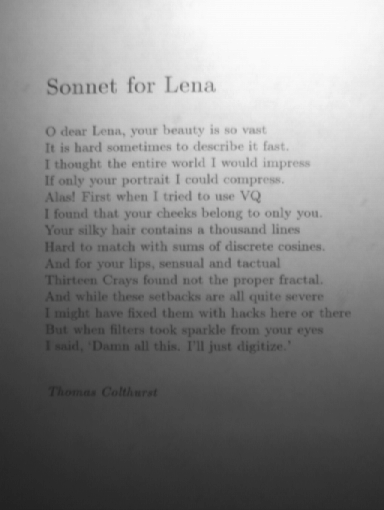
#> input picture Tresholding/question_3.png, 384 x 510 px
$ jupyter execute --allow-errors Tresholding.ipynb
#> lines starting #> are read from the running program, lines starting #| are printed output that depends on the picture; after the words box and inside, x2 and y2 are one past the last pixel; in counts of white or black regions, pixels touching at a corner belong together
[cell 1]
import cv2
import numpy as np
from matplotlib import pyplot as plt


img= cv2.imread('question_3.png')
#> img is the input picture: shape (510, 384, 3); min 33, max 251, mean 133.6
img = cv2.cvtColor(img, cv2.COLOR_BGR2GRAY)
#> img: shape (510, 384)
img_out= img.copy()


plt.axis("on")
plt.hist(img.ravel(),256,[0,256])
plt.show()
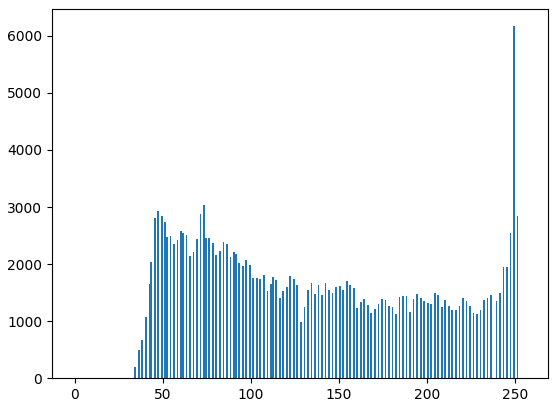
#> figure drawn by matplotlib, 1 panel; tallest bar 6170 high, from x = 249 to 250


row, col = img.shape
#> row = 510; col = 384

f1 = 120#50
f2 = 250#100

for y in range(0,col):
    for x in range(0,row):
        if (f1 <= img[x,y] and img[x,y] <= f2):
            img_out[x,y] = 255

        else:
            img_out[x,y] = 0
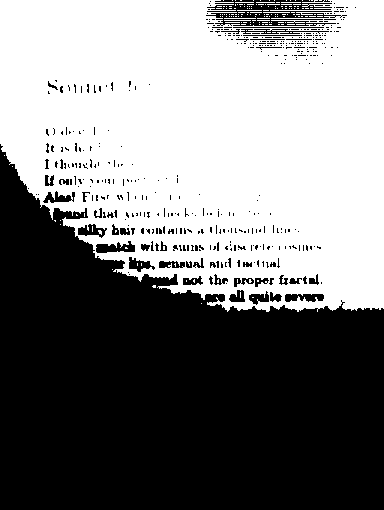
#> img_out: shape (510, 384); 49.9% white; 181 white regions (175 under 20 px), largest, box (x1, y1, x2, y2) and area: (0, 0, 384, 312) 97141, (224, 18, 256, 19) 32, (263, 12, 290, 13) 27, (224, 20, 251, 21) 27, (237, 10, 262, 11) 25, (281, 2, 301, 3) 20

cv2.imshow('Coverted Image',img_out)
cv2.waitKey(0)
cv2.destroyAllWindows()

[cell 2]
import cv2
import numpy as np
from matplotlib import pyplot as plt

inputt = cv2.imread('thresh3.png')
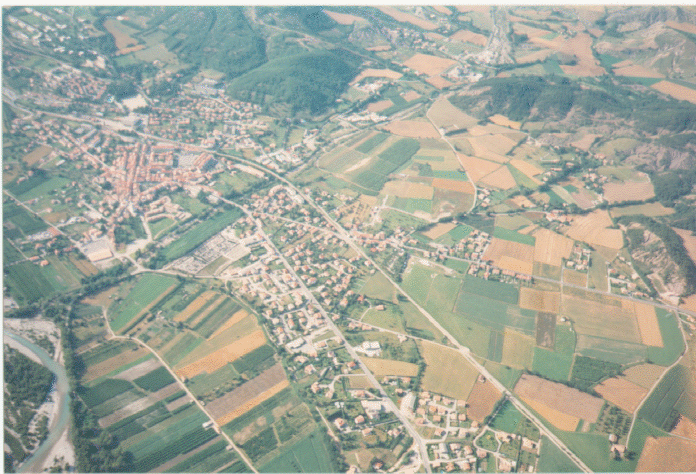
#> input picture Tresholding/thresh3.png, 696 x 474 px
#> inputt is the input picture: shape (474, 696, 3); mean B, G, R 155.5, 167.3, 162.6

img2 = inputt.copy()
row,cols,channels = img2.shape
#> row = 474; cols = 696; channels = 3

for i in range(row):
    for j in range (cols):
        if  133 < img2[i][j][0] and img2[i][j][0] < 186 and 158 < img2[i][j][1] and img2[i][j][1] < 201 and 211 < img2[i][j][2] and img2[i][j][2] < 238 or (img2[i][j][0] == [199 ,203, 233]).all():
            img2[i][j] = img2[i][j]
        else:
            img2[i][j] = 0
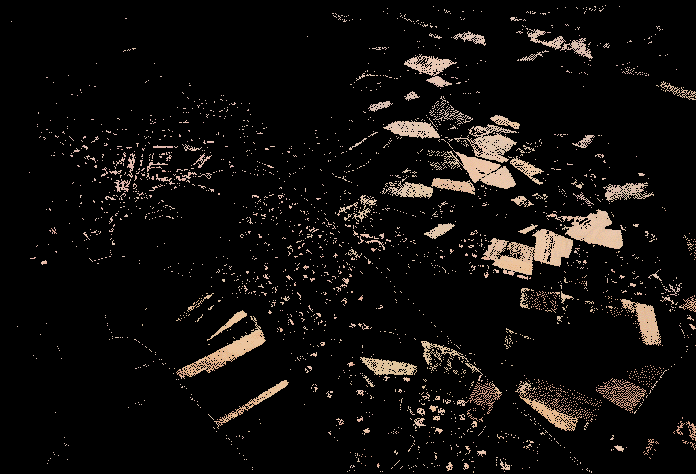
#> img2: shape (474, 696, 3); mean B, G, R 12.1, 13.9, 16.5

edges = cv2.Canny(inputt,1,200)
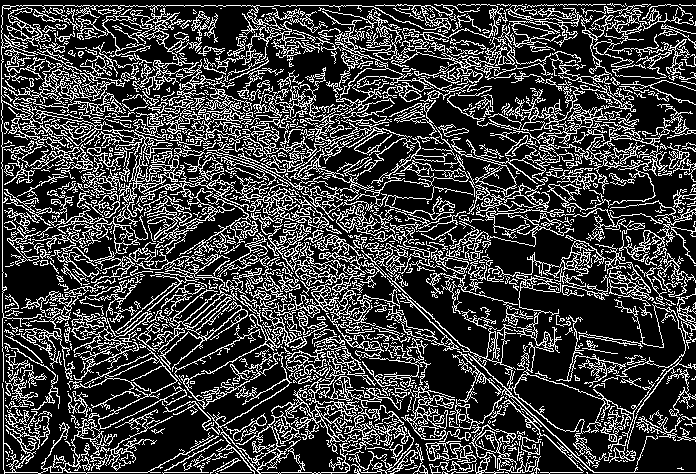
#> edges: shape (474, 696); 24.7% white in thin lines or dots

color = ('b','g','r')
for i,col in enumerate(color):
    histr = cv2.calcHist([inputt],[i],None,[256],[0,256])
    plt.plot(histr,color = col)
    plt.xlim([0,256])
plt.show()
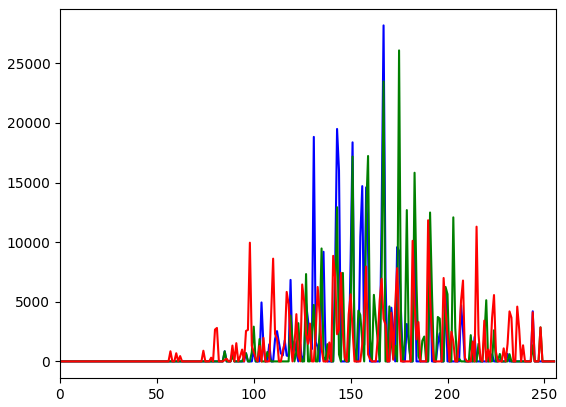
#> figure drawn by matplotlib, 1 panel; curve peaks at x = 167, y = 28173; curve peaks at x = 175, y = 26076; curve peaks at x = 190, y = 11835

cv2.imwrite('output3.png',img2)

cv2.imshow('edges',edges)
cv2.imshow('img2',img2)
cv2.waitKey(0)
cv2.destroyAllWindows()

[cell 3]
import cv2
import numpy as np
from matplotlib import pyplot as plt
img = cv2.imread('cell1.png')
#> (the rest of this cell did not finish here and is left out)

[cell 4]
import cv2
import numpy as np
from matplotlib import pyplot as plt

def threshold(filename,x1,x2):

#> called with filename = 'thresh3.png', x1 = 195, x2 = 210
    img = cv2.imread(filename)
    row,cols,channels = img.shape
#> row = 474; cols = 696; channels = 3
    img2= img.copy()
    for i in range (row):
        for j in range (cols):
            if  133 < img2[i][j][0] and img2[i][j][0] < 186 and 158 < img2[i][j][1] and img2[i][j][1] < 201 and 211 < img2[i][j][2] and img2[i][j][2] < 238 or (img2[i][j][0] == [199 ,203, 233]).all():
                img2[i][j] = 255
            else:
                img2[i,j] = 0
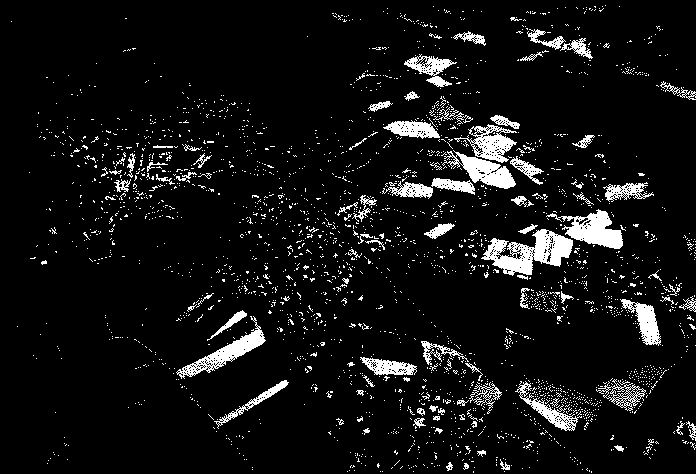
#> img2: shape (474, 696, 3); 7.3% white; 2569 white regions (2474 under 20 px), largest, box (x1, y1, x2, y2) and area: (481, 229, 573, 276) 2074, (546, 209, 623, 249) 1377, (176, 316, 266, 379) 1229
    salida = "salida" + filename
    cv2.imwrite(salida,img2)
    return  salida
output= threshold('thresh3.png',195,210)
#cv2.imwrite('outputcell1.png',output)

#cv2.imshow('output',output)
